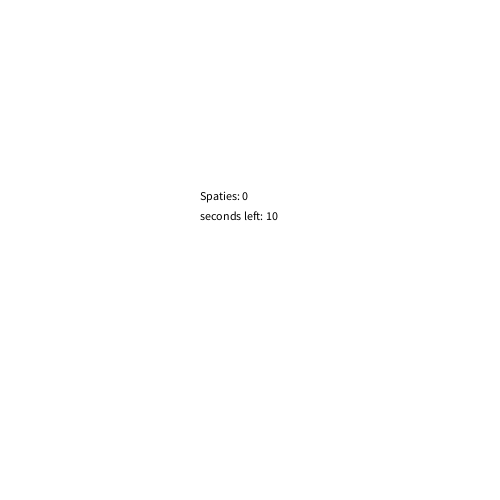
Frame 1 (no input)
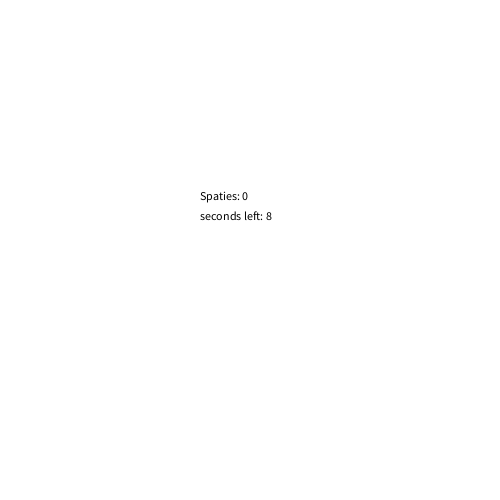
Frame 60 (the mouse pressed at the canvas centre just before this capture)
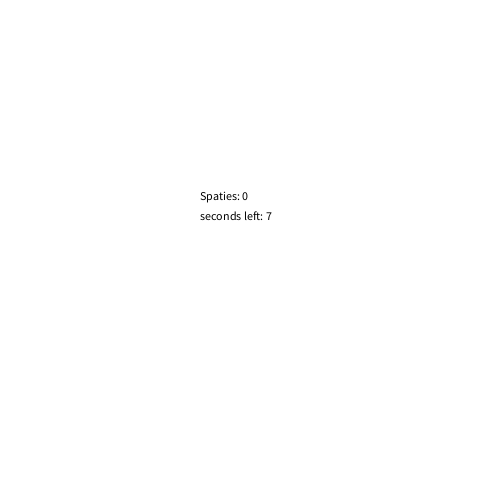
Frame 120 (the mouse held since frame 60 and released just before this capture)

The Processing sketch that drew these frames (run headless with seeded random() and noise(); from frame 60 on, the mouse is pressed at the canvas centre):

// Processing sketch: opdracht_12_2
// ── opdracht_12_2.pde
int seconden;
int leftamount;
int aantalspaties= 0;
boolean racing = true;  

void setup(){
size (500,500);
}

void draw(){
  background(255,255,255);
seconden = millis()/1000;
leftamount = 10 - seconden;
if (leftamount <= 0){
  leftamount = 0;
}
if (seconden>= 10 ){
 racing = false; 
}
fill(0,0,0);
text("Spaties: " + aantalspaties, 200,200);
text("seconds left: " + leftamount, 200,220);
}

void keyReleased(){
if(keyCode == 32 && racing){
  aantalspaties++;
}
}
